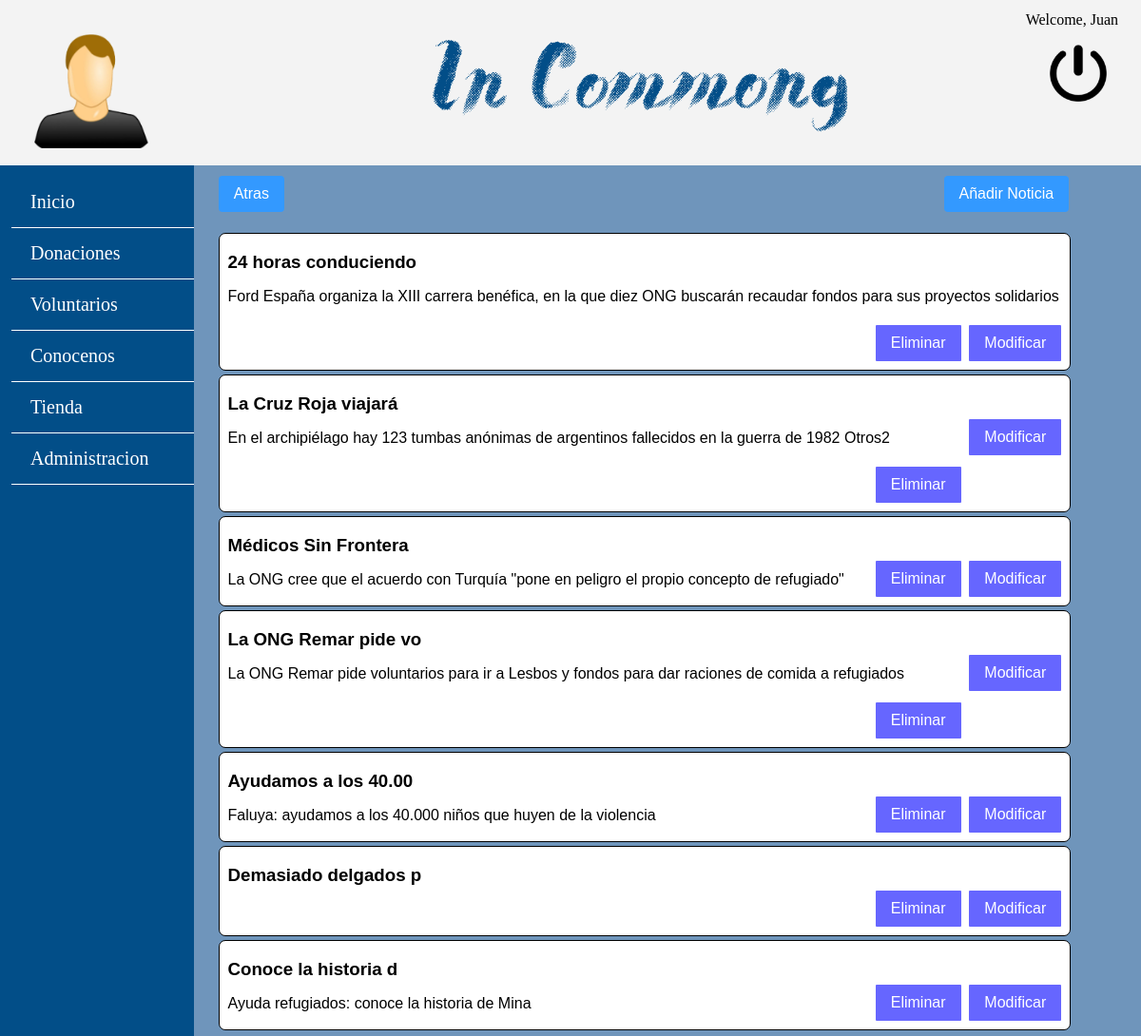
/vistaAdminNoticias.php (signed in), run on an earlier commit of the app's database.
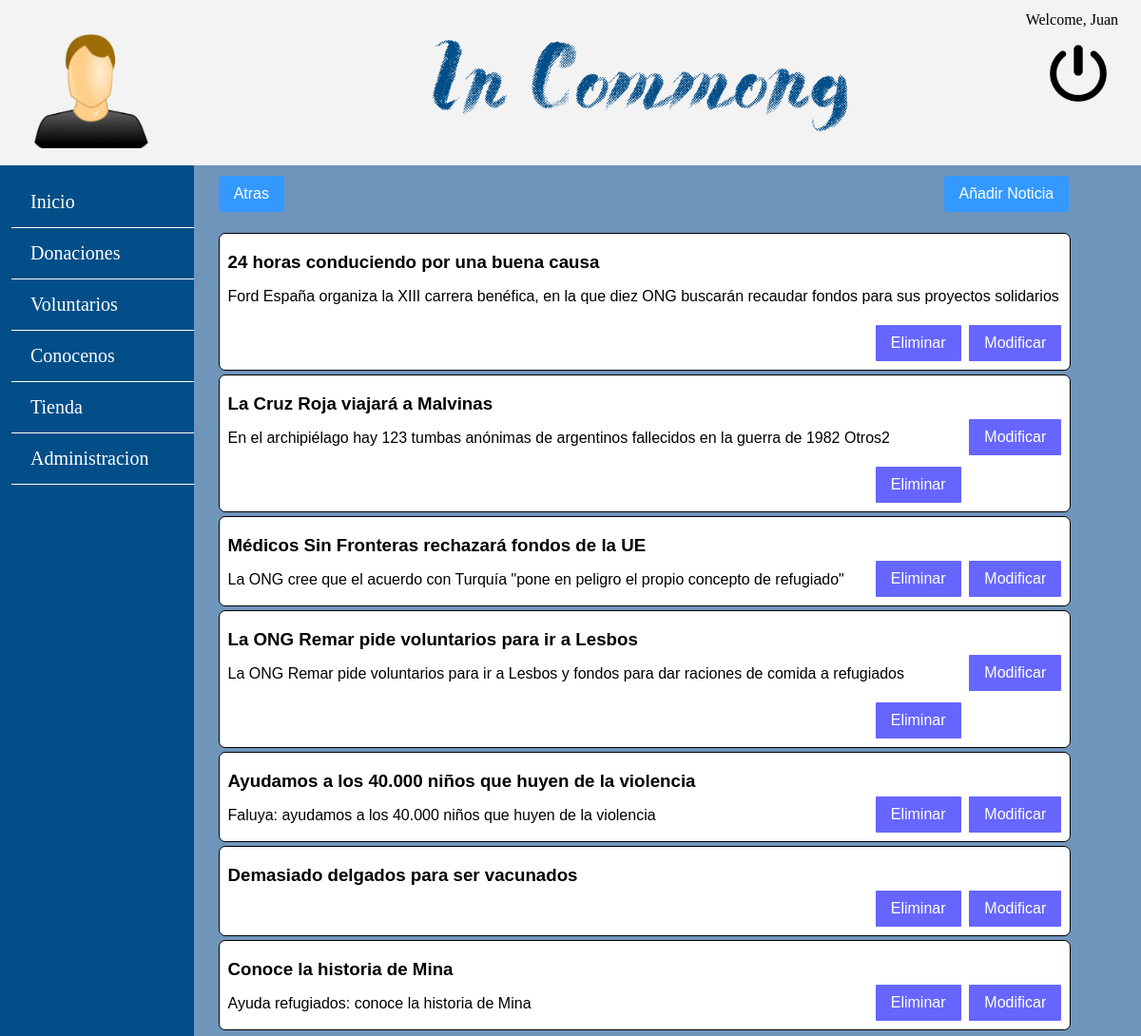
And on a later commit of the database.
### tables this page shows
CREATE TABLE `noticia` (
  `id` int(10) NOT NULL,
  `titulo` varchar(100) NOT NULL,
  `tipo` enum('primaria','secundaria','terciaria','otra') NOT NULL,
  `descripcionCorta` text,
  `descripcionLarga` text NOT NULL,
  `fecha` date NOT NULL,
  `imagen` varchar(50) NOT NULL
);

### common.php (called while the page is built, shortened)
<?php require_once('./includes/comun/cabecera.php');?>
<?php require_once('./includes/comun/siderbarLeft.php');?>

### includes/Aplicacion.php (called while the page is built, shortened)
<?php
class Aplicacion {
  private static $instancia;
  public static function getSingleton() {
      if (  !self::$instancia instanceof self) {
         self::$instancia = new self;
      }
      return self::$instancia;
  }
  public function usuarioLogueado() {
    return isset($_SESSION["login"]) && ($_SESSION["login"]===true);
  }
  public function tieneRol($rol, $cabeceraError=NULL, $mensajeError=NULL) {
    return true;
  }
  }

### includes/DaoScripts/DaoNoticias.php (called while the page is built, shortened)
<?php
	require_once '/../ModelScripts/noticia.php';
	class DaoNoticias{
		function listaNoticias(){
			$app = App::getSingleton();
            $con = $app->conexionBd();
			$sql = sprintf("SELECT * FROM noticia");
			$rs = $con->query($sql) or die ($con->error);
			if($rs != NULL)
			{
                            while($lista[] = $rs->fetch_assoc());
				return ($lista);
			}
		}
	}
?>

### includes/ModelScripts/GestorNoticias.php (called while the page is built, shortened)
<?php
	require_once '/../DaoScripts/DaoNoticias.php';
	class GestorNoticias{
		private $dao;
		function __construct(){
			require_once '/../DaoScripts/DaoNoticias.php';
			$this->dao = new DaoNoticias();
		}
		public function getListaNoticias(){
			$lista = $this->dao->listaNoticias();
			$array = new ArrayObject();
			for($i= 0; $i <sizeof($lista)-1 ; $i++){
			$array->append(new noticia($lista[$i]['id'], $lista[$i]['titulo'],$lista[$i]['tipo'], $lista[$i]['descripcionCorta'], $lista[$i]['descripcionLarga'], $lista[$i]['imagen'],$lista[$i]['fecha']));
			}
			return $array;
		}
	}
?>

### includes/ModelScripts/noticia.php (called while the page is built, shortened)
<?php
class noticia{
	private $id;
	private $titulo;
	private $descripcionCorta;
	function __construct($id, $titulo, $tipo, $descripcionCorta, $descripcionLarga, $fecha, $imagen){
			$this->id=$id;
			$this->titulo=$titulo;
	   		$this->descripcionCorta=$descripcionCorta;
	}
	public function getId(){
            return $this->id;
        }
	public function getTitulo(){
		return $this->titulo;
	}
	public function getDescripcionCorta(){
		return $this->descripcionCorta;
	}
}
?>

### includes/ViewScripts/NoticiasVista.php (the view, shortened to what this page needs)
<?php
        class NoticiasVista{
            private $ListaNoticias;
            function __construct(){
			require_once '/../ModelScripts/GestorNoticias.php';
            require_once '/../DaoScripts/DaoNoticias.php';
			$this->ListaNoticias = new GestorNoticias();
            }
            function muestraNoticiasAdmin(){
                $lista = $this->ListaNoticias->getListaNoticias();
                $iterator = $lista->getIterator();
                $num=0;
                while($iterator->valid()) {
                    $titulo = $iterator->current()->getTitulo();
                    $des = $iterator->current()->getDescripcionCorta();
                    $id = $iterator->current()->getId();
					$desl= $iterator->current()->getDescripcionLarga();
					$imagen= $iterator->current()->getImagen();
                    $html = <<<EOS
                                 <div class="noticiaAdmin" id="noticiaAdmin$num">
                                    <h3> $titulo </h3>
                                    <p> $des </p>
                                   <form name="vista" action="vistaModificarNoticia.php" method="POST">
										<input type="hidden" name="id"  value="$id" />
										<input type="hidden" name="titulo" value="$titulo" />
										<input type="hidden" name="des"  value="$des" />
										<input type="hidden" name="desl"  value="$desl" />
										<input type="hidden" name="imagen" value="$imagen" />
										<input name="button" type="submit" value="Modificar" />
								   </form>
								   <form>
									<input onclick="eliminaNoticia($num,$id)" name="button" type="submit" value="Eliminar"/>
								   </form>
                                </div>
EOS;
                    echo $html;
                    $iterator->next();
					$num++;
                }
            }
}
?>

### vistaAdminNoticias.php (shortened to what this page needs)
<!DOCTYPE html>
<html>
<head>
	<link rel = "stylesheet" type = "text/css" href="css/colorsandtext.css"/>
		<link rel = "stylesheet" type = "text/css " href="css/estilos.css"/>
</head>
<body>
	<div id = 'contenedor'>
		<?php require 'common.php'; ?>
			<div class = "contenido">
			<div class = "panelNoticias">
				<div class="atrasYAniade">
					<div class="atras">
						<form action="panelAdmin.php"><input type="submit" value="Atras"></input></form>
					</div>
					<div class="aniade">
						<form action="vistaAniadirNoticia.php"><input type="submit" value="Añadir Noticia"></input></form>
					</div>
				</div>
				<?php
					$app = App::getSingleton();
					require_once "includes/ViewScripts/NoticiasVista.php";
					if ($app->usuarioLogueado() && $app->tieneRol("Admin")){
						$vNoticias = new NoticiasVista();
						$vNoticias->muestraNoticiasAdmin();
					}
				?>
			</div>
		</div>
	</div>
</body>
</html>

### includes/Comun/cabecera.php (shortened to what this page needs)
<?php
	$app = App::getSingleton();
 	echo '<div id="cabecera">';
			echo '<div class="avatar">';
				if ($app->usuarioLogueado()) {
					$imagen = $_SESSION['img'];
					echo '<a href="vistaPerfilUsuario.php"><img src="'.$imagen.'" WIDTH=120 HEIGHT=120 ALT="Avatar usuario"> </a>';
				}
			echo '</div>';
			echo '<div class="titulo"> <a href="index.php"><IMG SRC="img/tituloPagina.png" WIDTH=500 HEIGHT=150 ALT="Avatar usuario"><a> </div>';
			echo '<div class="sesion">';
				if ($app->usuarioLogueado()) {
					echo '<a href="includes/logout.php"><IMG SRC="img/power.png" WIDTH=60 HEIGHT=60 ALT="Avatar usuario"></a>';
				}
			echo '</div>';
			echo '<div class="login">';
				if ($app->usuarioLogueado()) {
					echo 'Welcome, ' .$_SESSION['nombre'];
				} else {
					echo '<p>Usuario desconocido. <a href="login.php">Inicia sesion</a> o <a href="registrate.php">Registrate</a>!</p>';
				}
			echo '</div>';
 	echo '</div>'
?>

### includes/Comun/siderbarLeft.php (shortened to what this page needs)
<?php
		$app = App::getSingleton();
        echo "<div id='sidebar-left'>
			<nav>
			<ul>
				<li><a href='index.php'>Inicio</a></li>
				<li><a href='vistaProyectoDonar.php'>Donaciones</a></li>
				<li><a href='voluntariosONGUs.php'>Voluntarios</a></li>
				<li><a href='conocenos.php'>Conocenos</a></li>
				<li><a href='tienda.php'>Tienda</a></li>";
				if ($app->usuarioLogueado() && $app->tieneRol("Admin"))
					echo "<li><a href='panelAdmin.php'>Administracion</a></li>";
		echo "</ul>
		</nav>
	</div>";
?>

### css/colorsandtext.css (style rules this page uses)
html body { background: #024e88; }
#cabecera { background: #F3F3F3; }
#sidebar-left { background: #024e88; }
#sidebar-left ul li a { font-size: 20px; font-weight: 100; color: white; text-decoration: none; border-bottom: 1px solid #FFFFFF; -webkit-transition: background 0.3s ease-in-out; }
.panelNoticias { font-family: Arial; }
.atrasYAniade form input[type=submit] { background-color: #3399ff; border: none; border-radius: 4px; color: white; font-size: 16px; }
.noticiaAdmin { margin-top: 0.5%; padding-left: 1%; width: 100%; border: 1px solid black; display: inline-block; float: left; background-color: white; }
.noticiaAdmin form input[type=submit] { background-color: #6666ff; border: none; border-radius:1px; color: white; font-size: 16px; }

### css/estilos.css (style rules this page uses)
html body { height: 100%; min-width: 850px; margin: 0%; }
#contenedor { min-width: 800px; }
#cabecera { padding: 1%; height: 150px; }
#sidebar-left { float: left; padding: 1% 0% 1% 1%; width: 16%; min-width: 121px; }
.avatar { float: left; margin-left: 2%; margin-top:2%; }
.sesion { float: right; margin-right: 2%; margin-top:3%; align-items: center; }
.titulo { float: left; position: absolute; left: 35%; }
.login { position: absolute; float: right; right: 2%; }
#sidebar-left ul { margin: 0; padding: 0; list-style: none; }
#sidebar-left ul li { margin: 0; }
#sidebar-left ul li a { padding: 15px 0px 15px 20px; display: block; }
.contenido { float: left; padding: 0.5%; width: 82%; height: 82%; min-width: 500px; min-height: 400px; background: #6F95BB; vertical-align: center; }
.panelNoticias { width: 90%; margin-left: 2%; margin-top: :2%; float: left; }
.atrasYAniade { width: 100%; display: inline-block; float: left; margin-bottom: 2%; }
.atrasYAniade form input[type=submit] { margin-top: 5px; padding: 10px 16px; text-align: center; display: inline-block; }
.atras { display: inline-block; }
.aniade { display: inline-block; float: right; margin-right:-1%; }
.noticiaAdmin { margin-top: 0.5%; padding-left: 1%; width: 100%; border: 1px solid black; border-radius: 7px; display: inline-block; float: left; }
.noticiaAdmin h3 { margin-bottom: 0%; }
.noticiaAdmin p { display: inline-block; }
.noticiaAdmin form { display: inline-block; float: right; margin-right: 1%; margin-bottom: 1%; }
.noticiaAdmin form input[type=submit] { margin-top: 5px; padding: 10px 16px; text-align: center; display: inline-block; }

What changed in the data, as far as the page shows it:
changed noticia: titulo "24 horas conduciendo" → "24 horas conduciendo por una buena causa"
changed noticia: titulo "La Cruz Roja viajará" → "La Cruz Roja viajará a Malvinas"
changed noticia: titulo "Médicos Sin Frontera" → "Médicos Sin Fronteras rechazará fondos de la UE"
changed noticia: titulo "La ONG Remar pide vo" → "La ONG Remar pide voluntarios para ir a Lesbos"
changed noticia "Faluya: ayudamos a los 40.000 niños que huyen de la violencia": titulo "Ayudamos a los 40.00" → "Ayudamos a los 40.000 niños que huyen de la violencia"
changed noticia: titulo "Demasiado delgados p" → "Demasiado delgados para ser vacunados"
changed noticia "Ayuda refugiados: conoce la historia de Mina": titulo "Conoce la historia d" → "Conoce la historia de Mina"
